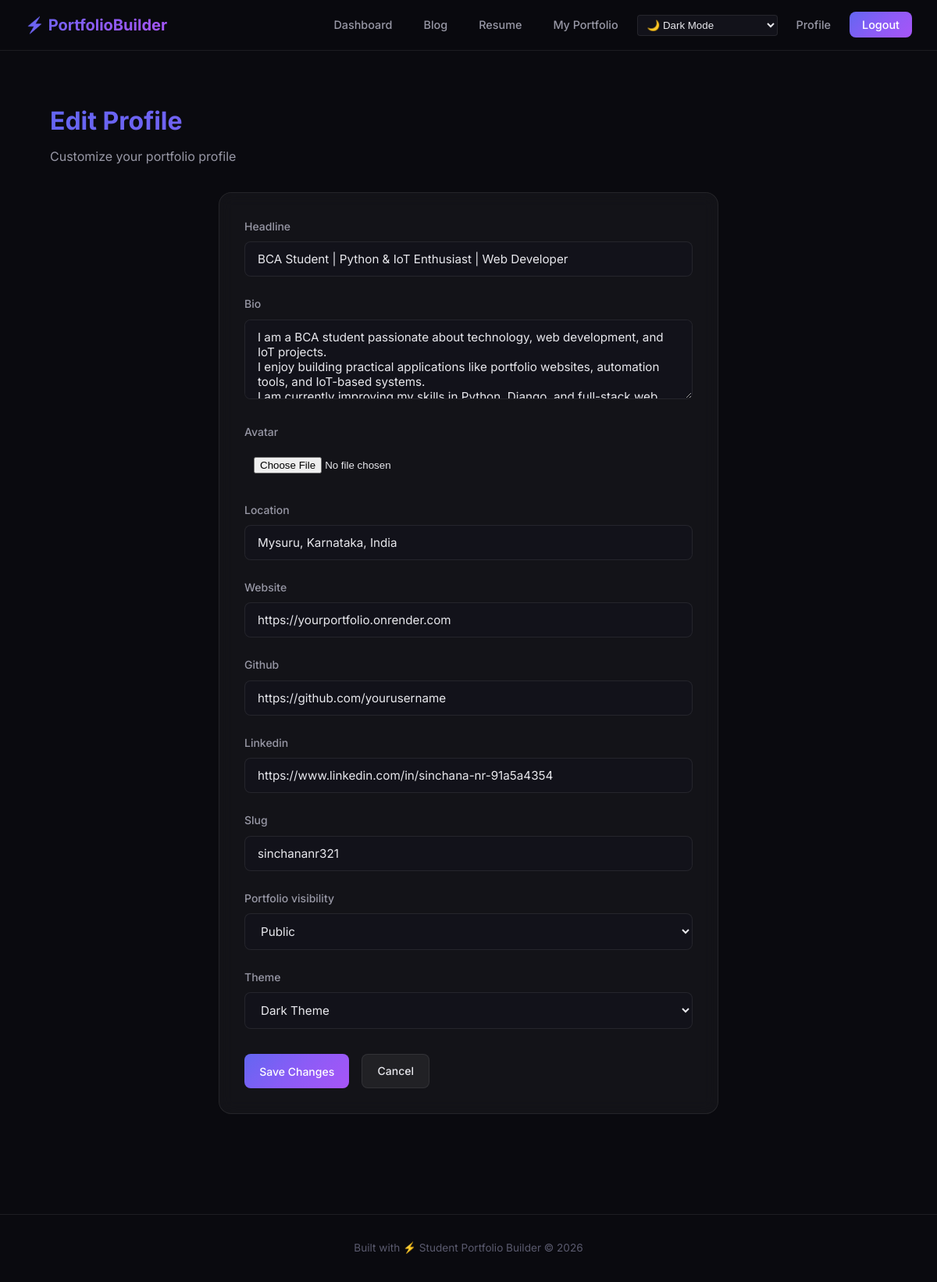
The app's page /profile/edit/ (signed in), older data.
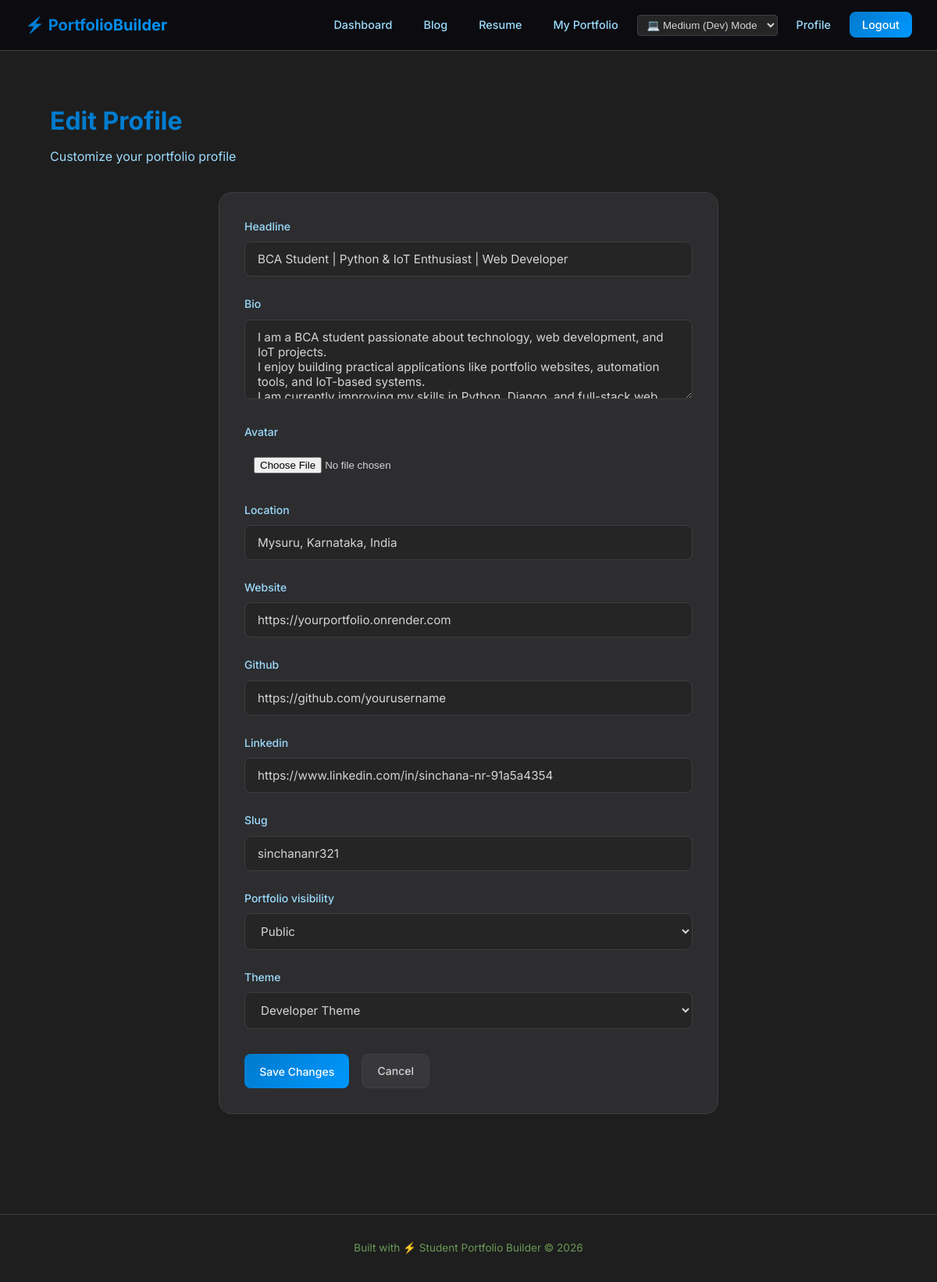
The same page, newer data.
### accounts/models.py (models this page shows, shortened)
class CustomUser(AbstractUser):
    is_email_verified = models.BooleanField(default=False)

### portfolio/models.py (models this page shows, shortened)
class Profile(models.Model):
    user = models.OneToOneField(CustomUser, on_delete=models.CASCADE, related_name='profile')
    bio = models.TextField(blank=True)
    headline = models.CharField(max_length=200, blank=True)
    location = models.CharField(max_length=100, blank=True)
    avatar = models.ImageField(upload_to='avatars/', blank=True, null=True)
    website = models.URLField(blank=True)
    github = models.URLField(blank=True)
    linkedin = models.URLField(blank=True)
    slug = models.SlugField(max_length=100, unique=True, blank=True)
    portfolio_visibility = models.CharField(
        max_length=10,
        choices=[('public', 'Public'), ('private', 'Private')],
        default='public'
    )
    THEME_CHOICES = [
        ('light', 'Light Theme'),
        ('dark', 'Dark Theme'),
        ('developer', 'Developer Theme'),
    ]
    theme = models.CharField(
        max_length=20,
        choices=THEME_CHOICES,
        default='light'
    )

### accounts/views.py (the view)
# urls.py: path('profile/edit/', views.profile_edit_view, name='profile_edit'),
@login_required
def profile_edit_view(request):
    profile = request.user.profile
    if request.method == 'POST':
        form = ProfileForm(request.POST, request.FILES, instance=profile)
        if form.is_valid():
            form.save()
            messages.success(request, 'Profile updated successfully!')
            return redirect('dashboard')
    else:
        form = ProfileForm(instance=profile)
    return render(request, 'accounts/profile_edit.html', {'form': form})

### accounts/forms.py
class ProfileForm(forms.ModelForm):
    class Meta:
        model = Profile
        fields = ['headline', 'bio', 'avatar', 'location', 'website', 'github', 'linkedin', 'slug', 'portfolio_visibility', 'theme']
        widgets = {
            'bio': forms.Textarea(attrs={'rows': 4}),
        }
    def __init__(self, *args, **kwargs):
        super().__init__(*args, **kwargs)
        for field_name, field in self.fields.items():
            if field_name != 'avatar':
                field.widget.attrs['class'] = 'form-input'
            else:
                field.widget.attrs['class'] = 'form-file-input'
            field.widget.attrs['placeholder'] = field.label

### accounts/templates/accounts/profile_edit.html (shortened to what this page needs)
{% extends 'base.html' %}
{% block content %}
<div class="container fade-in">
    <div class="page-header">
        <h1>Edit Profile</h1>
        <p>Customize your portfolio profile</p>
    </div>
    <div class="form-container">
        <div class="card" style="padding: 2rem;">
            <form method="post" enctype="multipart/form-data">
                {% for field in form %}
                <div class="form-group">
                    <label for="{{ field.id_for_label }}">{{ field.label }}</label>
                    {{ field }}
                </div>
                {% endfor %}
                <div class="form-actions">
                    <button type="submit" class="btn btn-primary">Save Changes</button>
                    <a href="{% url 'dashboard' %}" class="btn btn-secondary">Cancel</a>
                </div>
            </form>
        </div>
    </div>
</div>
{% endblock %}

### templates/base.html (shortened to what this page needs)
{% load static %}
<!DOCTYPE html>
<html lang="en">
<head>
    <link rel="stylesheet" href="{% static 'css/style.css' %}">
</head>
<body data-theme="{{ user.profile.theme|default:'dark' }}" id="app-body">
    <nav class="navbar">
        <div class="navbar-inner">
            <a href="{% url 'dashboard' %}" class="navbar-brand">⚡ PortfolioBuilder</a>
            <ul class="navbar-links">
                {% if user.is_authenticated %}
                    <li><a href="{% url 'dashboard' %}">Dashboard</a></li>
                    <li><a href="{% url 'blog_list' %}">Blog</a></li>
                    <li><a href="{% url 'resume_selection' %}">Resume</a></li>
                    <li><a href="{% url 'public_portfolio' slug=user.profile.slug %}">My Portfolio</a></li>
                    <li>
                        <select id="theme-selector" onchange="changeTheme(this.value)" style="background: var(--bg-secondary); color: var(--text-primary); border: 1px solid var(--border-glass); border-radius: 4px; padding: 4px 8px;">
                            <option value="dark" {% if user.profile.theme == 'dark' %}selected{% endif %}>🌙 Dark Mode</option>
                            <option value="developer" {% if user.profile.theme == 'developer' %}selected{% endif %}>💻 Medium (Dev) Mode</option>
                        </select>
                    </li>
                    <li><a href="{% url 'profile_edit' %}">Profile</a></li>
                    <li><a href="{% url 'logout' %}" class="btn-accent">Logout</a></li>
                {% endif %}
            </ul>
        </div>
    </nav>
    <div class="container">
        {% block content %}{% endblock %}
    </div>
    <footer class="footer">
        <p>Built with ⚡ Student Portfolio Builder &copy; 2026</p>
    </footer>
</body>
</html>

Row changes from the older to the newer data that the page shows:
computed for CustomUser: value "🌙 Dark Mode" → "💻 Medium (Dev) Mode"
changed Profile "BCA Student | Python & IoT Enthusiast | Web Developer": theme "Dark Theme" → "Developer Theme"
